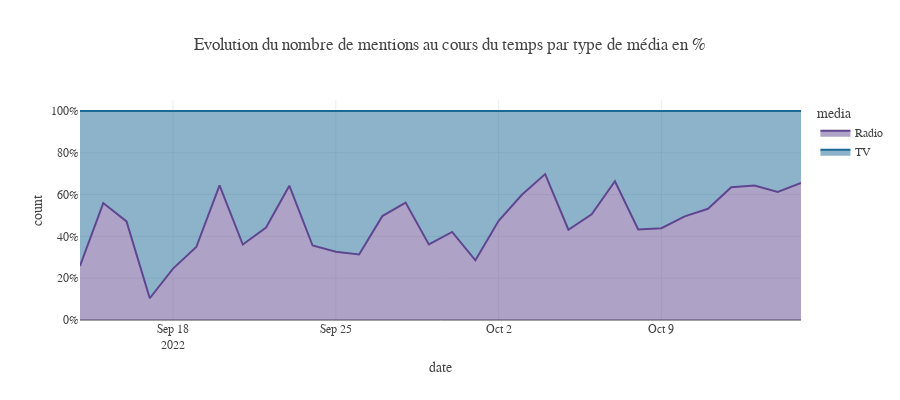

The cell this chart's notebook holds for it:
### Code cell
show_mentions_over_time(data,freq = "D",split = "media",kind = "area",as_percent = True)

### Figure 1 — Plotly figure (JSON) as saved in the notebook; plotly's stock layout.template omitted (floating-point values rounded to 4 significant figures)
{"data": [{"fillpattern": {"shape": ""}, "groupnorm": "fraction", "hovertemplate": "media=Radio<br>date=%{x}<br>count=%{y}<extra></extra>", "legendgroup": "Radio", "line": {"color": "rgb(95, 70, 144)"}, "marker": {"symbol": "circle"}, "mode": "lines", "name": "Radio", "orientation": "v", "showlegend": true, "stackgroup": "1", "type": "scatter", "x": ["2022-09-14T00:00:00", "2022-09-15T00:00:00", "2022-09-16T00:00:00", "2022-09-17T00:00:00", "2022-09-18T00:00:00", "2022-09-19T00:00:00", "2022-09-20T00:00:00", "2022-09-21T00:00:00", "2022-09-22T00:00:00", "2022-09-23T00:00:00", "2022-09-24T00:00:00", "2022-09-25T00:00:00", "2022-09-26T00:00:00", "2022-09-27T00:00:00", "2022-09-28T00:00:00", "2022-09-29T00:00:00", "2022-09-30T00:00:00", "2022-10-01T00:00:00", "2022-10-02T00:00:00", "2022-10-03T00:00:00", "2022-10-04T00:00:00", "2022-10-05T00:00:00", "2022-10-06T00:00:00", "2022-10-07T00:00:00", "2022-10-08T00:00:00", "2022-10-09T00:00:00", "2022-10-10T00:00:00", "2022-10-11T00:00:00", "2022-10-12T00:00:00", "2022-10-13T00:00:00", "2022-10-14T00:00:00", "2022-10-15T00:00:00"], "xaxis": "x", "y": [46, 94, 108, 18, 47, 73, 199, 95, 120, 216, 57, 47, 86, 85, 163, 93, 99, 38, 57, 118, 162, 114, 168, 241, 71, 72, 182, 166, 122, 292, 133, 42], "yaxis": "y"}, {"fillpattern": {"shape": ""}, "groupnorm": "fraction", "hovertemplate": "media=TV<br>date=%{x}<br>count=%{y}<extra></extra>", "legendgroup": "TV", "line": {"color": "rgb(29, 105, 150)"}, "marker": {"symbol": "circle"}, "mode": "lines", "name": "TV", "orientation": "v", "showlegend": true, "stackgroup": "1", "type": "scatter", "x": ["2022-09-14T00:00:00", "2022-09-15T00:00:00", "2022-09-16T00:00:00", "2022-09-17T00:00:00", "2022-09-18T00:00:00", "2022-09-19T00:00:00", "2022-09-20T00:00:00", "2022-09-21T00:00:00", "2022-09-22T00:00:00", "2022-09-23T00:00:00", "2022-09-24T00:00:00", "2022-09-25T00:00:00", "2022-09-26T00:00:00", "2022-09-27T00:00:00", "2022-09-28T00:00:00", "2022-09-29T00:00:00", "2022-09-30T00:00:00", "2022-10-01T00:00:00", "2022-10-02T00:00:00", "2022-10-03T00:00:00", "2022-10-04T00:00:00", "2022-10-05T00:00:00", "2022-10-06T00:00:00", "2022-10-07T00:00:00", "2022-10-08T00:00:00", "2022-10-09T00:00:00", "2022-10-10T00:00:00", "2022-10-11T00:00:00", "2022-10-12T00:00:00", "2022-10-13T00:00:00", "2022-10-14T00:00:00", "2022-10-15T00:00:00"], "xaxis": "x", "y": [132, 74, 121, 155, 144, 136, 110, 168, 151, 120, 103, 97, 188, 86, 127, 164, 136, 95, 63, 79, 70, 150, 164, 122, 93, 92, 185, 146, 70, 162, 84, 22], "yaxis": "y"}], "layout": {"height": 400, "legend": {"title": {"text": "media"}, "tracegroupgap": 0}, "title": {"text": "Evolution du nombre de mentions au cours du temps par type de média en %"}, "xaxis": {"anchor": "y", "domain": [0, 1], "title": {"text": "date"}}, "yaxis": {"anchor": "x", "domain": [0, 1], "tickformat": "0%", "title": {"text": "count"}}}}
